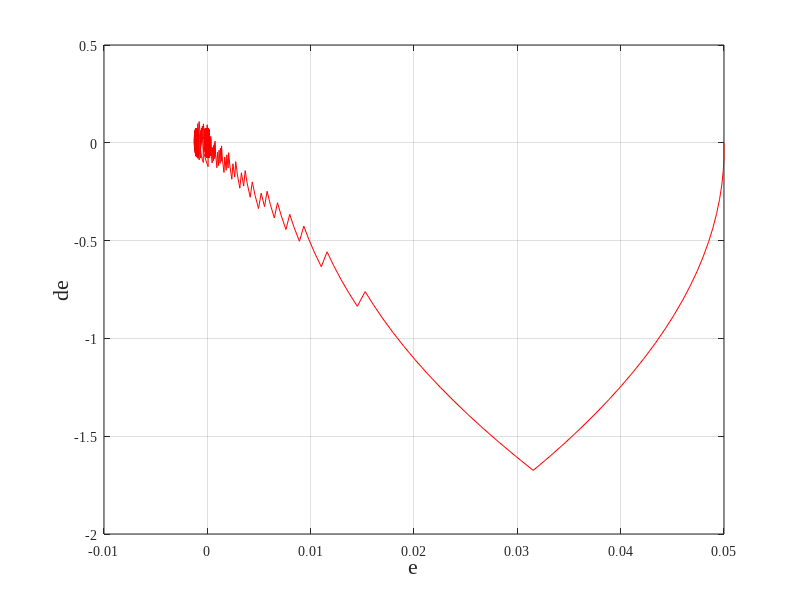

The MATLAB script that drew this image: (Note: this script raises an error after producing the figure.)
%%%%%%%%%%%%%%%%%%%%%%%%%%%%%%%%%%%%%%%%%%%%%%%%%%%%%%%%%%%%%%%%%%%%%%%%%%%
%Torque limited to [-100, 100]

% Parameter Initialization
dt = 0.001;       % Simulation time step
t_end = 5;      % Simulation end time
t = 0:dt:t_end;  % Time vector
n=0;
Da=2;
Dt=0.5;


% RBF 
c_a = 50;
HidLayNuma = 5;
OutLayNum = 1;
gamma_a = 300;
eta_a = 70;
c_i_a = 8*[-2 -1  0  1  2
       -2 -1  0  1  2];
b_i_a = 0.4;
hat_W1_a = 0.2*ones(HidLayNuma, OutLayNum);


x=[0;0];



xr_a = @(t) 0.05 + (t > 2) *0.02*sin(t*pi); 
dxr_a =@(t) (t > 2) *0.02*pi*cos(t*pi);


% Nonlinear function and gain function definitions
f = @(x, t) -2*x(1)-cos(t)*x(2)*x(2)*x(2);  % Nonlinear function f(x,t)
g = @(x) 1+x(1);               % Gain function g(x)
U=@(x,t) 0.5*sin(t)*x(1)+0.6*cos(t)*x(2);


% ====== 2) Pre-generate random variables for each 1s interval (uniformly distributed in [-1,1]) ======
N  = floor(t_end) + 2;       % Number of intervals (extra one for safety)
U1 = 2*rand(N,1) - 1;           % Random term for d1
U2 = 2*rand(N,1) - 1;           % Random term for d2
U3 = 2*rand(N,1) - 1;           % Random term for d1
U4 = 2*rand(N,1) - 1;           % Random term for d1
U5 = 2*rand(N,1) - 1;           % Random term for d2
U6 = 2*rand(N,1) - 1;           % Random term for d1
U7 = 2*rand(N,1) - 1;           % Random term for d1
% ====== 3) A small utility: given t, returns the random value for the "current 1s interval" (piecewise constant) ======
stepRand = @(t,UT) UT(min(floor(t)+1, numel(UT)));


d3 = @(x,t) 70*stepRand(t,U7);  % Impulse disturbance
d2 = @(x,t) 100*(sin(t)*cos(t)*x(1)+cos(t)*x(2))+2*stepRand(t,U1)*x(2)+4*stepRand(t,U2)*x(1)+stepRand(t,U3);  % Time-varying function
d1=@(x,t)-sin(t)*cos(t)+2*stepRand(t,U4)*x(2)+5*stepRand(t,U5)*x(1)+stepRand(t,U6);%Continuous disturbance
% d1=@(x,t)-30*sin(t)+40*cos(t)+5*stepRand(t,U4)*x(2)+11*stepRand(t,U5)*x(1)+stepRand(t,U6);%Continuous disturbance
% d1=@(x,t)-10*cos(t)+20*sin(x(1))*x(2)+10*stepRand(t,U4)*x(2)+5*stepRand(t,U5)*x(1)+2*stepRand(t,U6);%Continuous disturbance
% d1=@(x,t)-100*sin(x(1))+20+50*cos(t)+8*stepRand(t,U4)*x(2)+4*stepRand(t,U5)*x(1)+4*stepRand(t,U6);%Continuous disturbance
% d1=@(x,t)90*sin(x(1))+80*sin(t)*cos(t)+10*stepRand(t,U4)*x(2)+2*stepRand(t,U5)*x(1)+5*stepRand(t,U6);%Continuous disturbance
% d1=@(x,t)-100*sin(t)*cos(t)*sin(x(1))+20*stepRand(t,U4)*x(2)+8*stepRand(t,U5)*x(1)+10*stepRand(t,U6);%Continuous disturbance
% d1=@(x,t)-80*sin(x(1))-80*sin(t)*cos(t)+10*cos(t)+5*stepRand(t,U4)*x(2)+5*stepRand(t,U5)*x(1)+2*stepRand(t,U6);
% d1=@(x,t)5*cos(x(2))+10+40*sin(t)*cos(t)+7*stepRand(t,U4)*x(2)+4*stepRand(t,U5)*x(1)+6*stepRand(t,U6);
% d1=@(x,t)-10*sin(t)*cos(t)*sin(x(1))-20+8*stepRand(t,U4)*x(2)+3*stepRand(t,U5)*x(1)+3*stepRand(t,U6);
% Main simulation loop
tic  % Start timer
for k = 1:length(t)
%%%%%%%%%%%%Disturbance%%%%%%%%%%%%%%%%%    
    d=d1(x,t(k));%Continuous disturbance
    if k>500 && k<1500
        d=d1(x,t(k))+d2(x,t(k));    
    elseif k>2500 && k<3500
        d=d1(x,t(k))+d3(x,t(k));     
    end

    

    e = xr_a(t(k))-x(1);  
    de = dxr_a(t(k))-x(2);  
    s_a = c_a*e + de;
    for j = 1:HidLayNuma
        h1a(j,:) = exp( -norm([x(1); x(2)]-c_i_a(:,j))^2/(2*b_i_a^2) );
    end
    hat_fx1_a = hat_W1_a' * h1a;
    hat_W1_a = hat_W1_a + dt * (gamma_a * s_a(1) * h1a);
    u =   eta_a * sign(s_a) + hat_fx1_a;
%     % System dynamic equation

    dx1 = x(2);
    dx2 = f(x, t(k)) + g(x) * u + d+U(x, t(k));
    
    % Update state using Euler method
    x(1) = x(1) + dx1 * dt;
    x(2) = x(2) + dx2 * dt;



    x_trajectory_NNSMC(:, k) = x;
    control_input_NNSMC(k) = u;
    x_error_NNSMC(k) = e;
    x_derror_NNSMC(k) = de;

    
end
elapsed_time = toc;  % End timer and return elapsed time
fprintf('Total simulation time is %.4f seconds\n', elapsed_time);

figure;
plot(x_error_NNSMC(1, :),x_derror_NNSMC(1, :), 'r');hold on;
xlabel('e', 'FontSize', 16);
ylabel('de', 'FontSize', 16);
grid on;
set(gca, 'FontName', 'Times New Roman');
ax = gca;
ax.FontSize = 16;
hold on;

% Plotting
figure;
plot(t, control_input_NNSMC(1, :), 'r');
xlabel('Time(s)', 'FontSize', 16);
ylabel('u', 'FontSize', 16);
grid on;
set(gca, 'FontName', 'Times New Roman');
ax = gca;
ax.FontSize = 16;
hold on;



% Plotting
figure;
plot(t, x_error_NNSMC(1, :), 'r');
xlabel('Time(s)', 'FontSize', 16);
ylabel('Error', 'FontSize', 16);
ylim([-0.01, 0.01]);
grid on;
set(gca, 'FontName', 'Times New Roman');
ax = gca;
ax.FontSize = 16;
hold on;

figure;
plot(t, x_trajectory_NNSMC(1, :), 'r');
xlabel('Time(s)', 'FontSize', 16);
ylabel('Position', 'FontSize', 16);
ylim([-0.001, 0.08]);
grid on;
set(gca, 'FontName', 'Times New Roman');
ax = gca;
ax.FontSize = 16;
hold on;


function S = skew(v)
% Input v is a 3×1 vector, output S is a 3×3 skew-symmetric matrix
    S = [   0    -v(3)   v(2);
           v(3)   0    -v(1);
          -v(2)  v(1)    0   ];
end